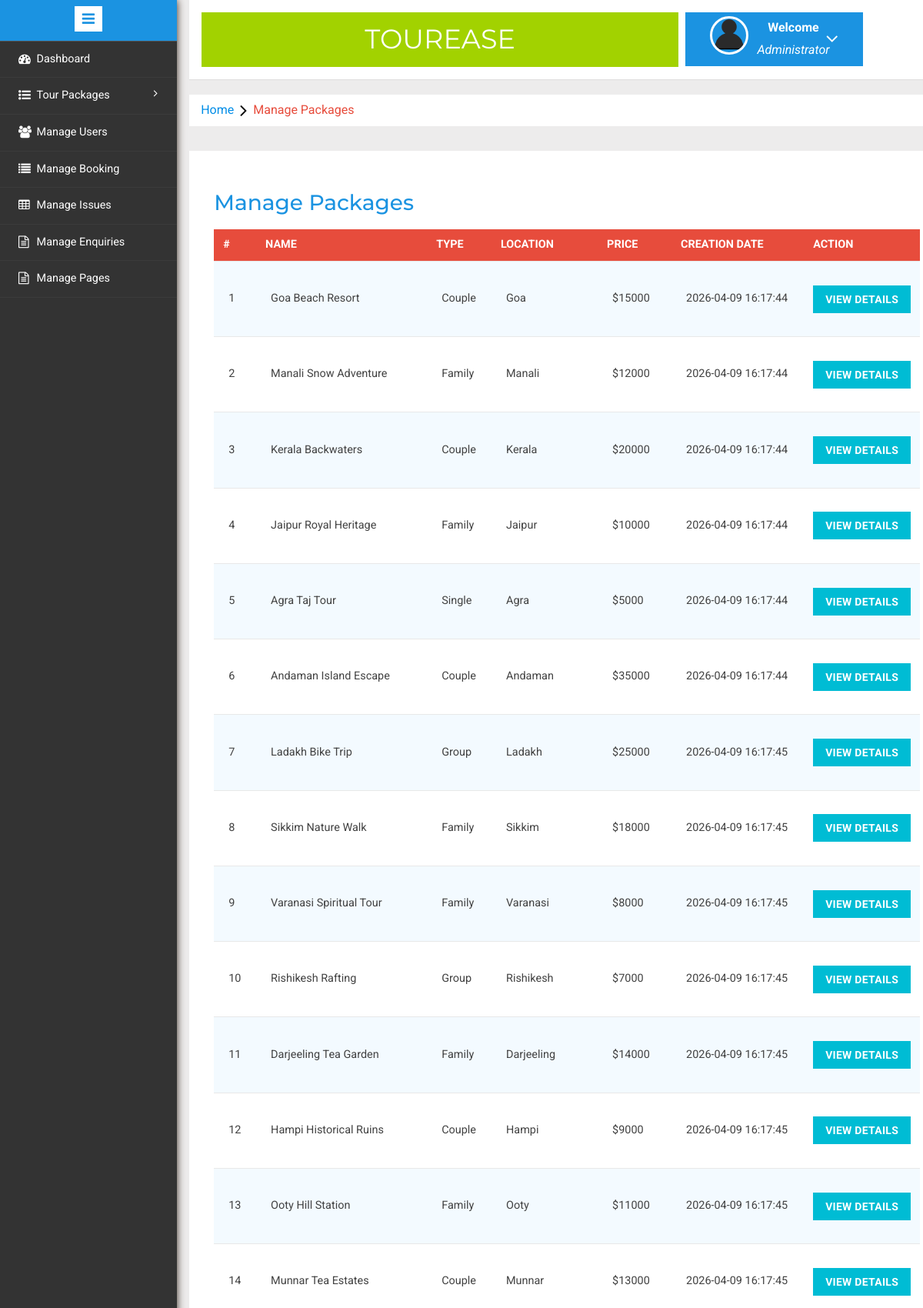
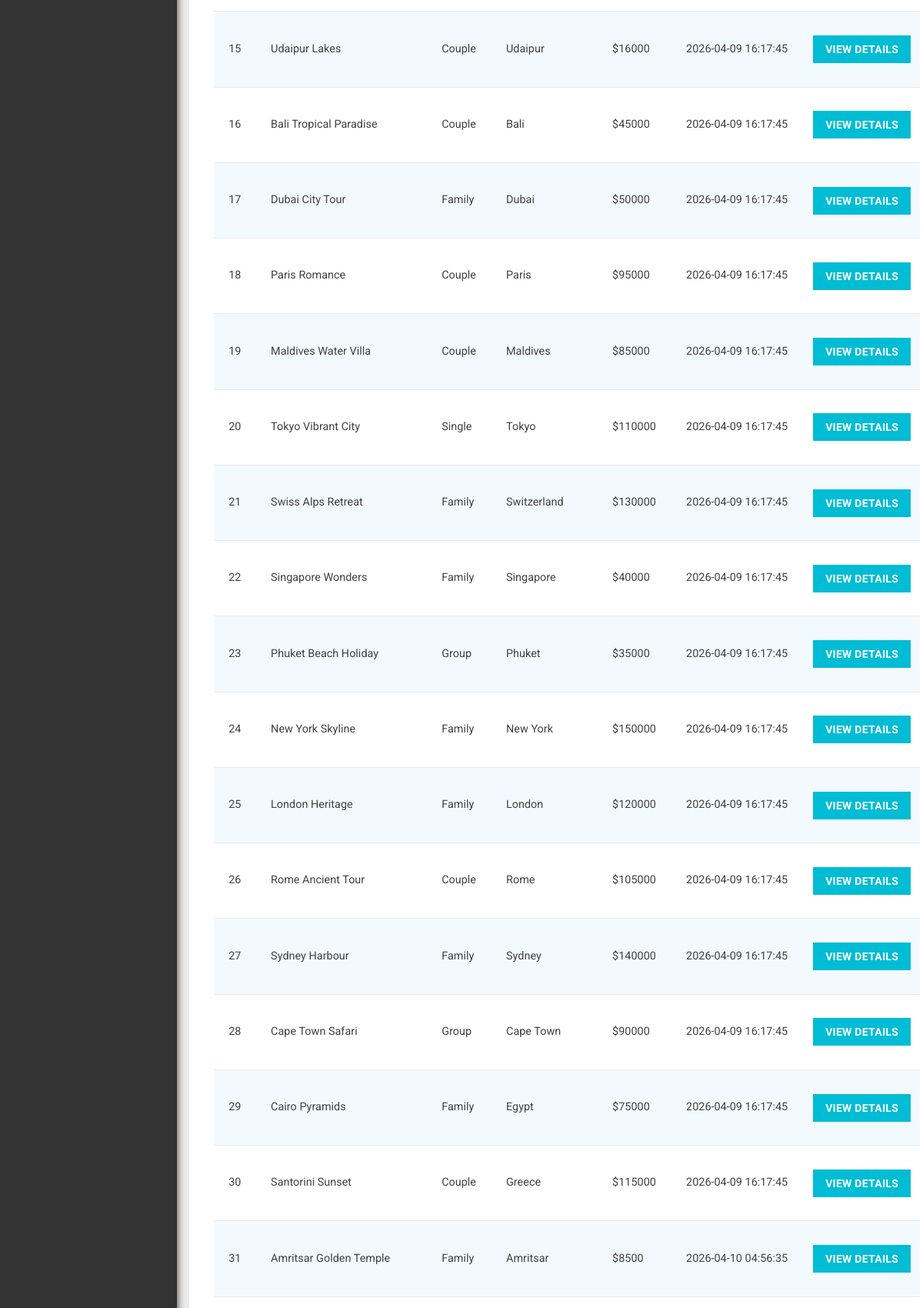
The page /manage-packages.php (signed in, upper part) on the database its author committed (2 pictures, top to bottom).
### tables this page shows
CREATE TABLE `tbltourpackages` (
  `PackageId` int(11) NOT NULL AUTO_INCREMENT,
  `PackageName` varchar(200) DEFAULT NULL,
  `PackageType` varchar(150) DEFAULT NULL,
  `PackageLocation` varchar(100) DEFAULT NULL,
  `PackagePrice` int(11) DEFAULT NULL,
  `PackageFetures` varchar(255) DEFAULT NULL,
  `PackageDetails` longtext DEFAULT NULL,
  `PackageInfo` longtext DEFAULT NULL,
  `PackageImage` varchar(100) DEFAULT NULL,
  `Creationdate` timestamp NULL DEFAULT current_timestamp(),
  `UpdationDate` timestamp NULL DEFAULT NULL ON UPDATE current_timestamp(),
  PRIMARY KEY (`PackageId`)
);

### manage-packages.php (the view, shortened to what this page needs)
<?php
include('includes/config.php');
if(strlen($_SESSION['alogin'])==0)
	{
header('location:index.php');
}
else{
	?>
<!DOCTYPE HTML>
<html>
<head>
<link href="css/bootstrap.min.css" rel='stylesheet' type='text/css' />
<link href="css/style.css" rel='stylesheet' type='text/css' />
<link rel="stylesheet" href="css/morris.css" type="text/css"/>
<link href="css/font-awesome.css" rel="stylesheet">
<link rel="stylesheet" type="text/css" href="css/table-style.css" />
<link rel="stylesheet" type="text/css" href="css/basictable.css" />
<link rel="stylesheet" href="css/icon-font.min.css" type='text/css' />
</head>
<body>
   <div class="page-container">
<div class="left-content">
	   <div class="mother-grid-inner">
				<?php include('includes/header.php');?>
				</div>
<ol class="breadcrumb">
                <li class="breadcrumb-item"><a href="dashboard.php">Home</a><i class="fa fa-angle-right"></i>Manage Packages</li>
            </ol>
<div class="agile-grids">
				<div class="agile-tables">
					<div class="w3l-table-info">
					  <h2>Manage Packages</h2>
					    <table id="table">
						<thead>
						  <tr>
						  <th>#</th>
							<th >Name</th>
							<th>Type</th>
							<th>Location</th>
							<th>Price</th>
							<th>Creation Date</th>
							<th>Action</th>
						  </tr>
						</thead>
						<tbody>
<?php $sql = "SELECT * from TblTourPackages";
$query = $dbh -> prepare($sql);
$query->execute();
$results=$query->fetchAll(PDO::FETCH_OBJ);
$cnt=1;
if($query->rowCount() > 0)
{
foreach($results as $result)
{				?>
						  <tr>
							<td><?php echo htmlentities($cnt);?></td>
							<td><?php echo htmlentities($result->PackageName);?></td>
							<td><?php echo htmlentities($result->PackageType);?></td>
							<td><?php echo htmlentities($result->PackageLocation);?></td>
							<td>$<?php echo htmlentities($result->PackagePrice);?></td>
							<td><?php echo htmlentities($result->Creationdate);?></td>
							<td><a href="update-package.php?pid=<?php echo htmlentities($result->PackageId);?>"><button type="button" class="btn btn-primary btn-block">View Details</button></a></td>
						  </tr>
						 <?php $cnt=$cnt+1;} }?>
						</tbody>
					  </table>
					</div>
			</div>
</div>
</div>
						<?php include('includes/sidebarmenu.php');?>
							</div>
</body>
</html>
<?php } ?>

### table-style.css (style rules this page uses)
table { background: white; border-collapse: collapse; margin: 1.25em 0 0; width: 100%; }
table tr, table th, table td { border: none; border-bottom: 1px solid #e8e8e8; font-size: .95em; }
table th, table td { padding: 10px 12px; text-align: left; }
table th { background: #e74c3c; color: #fff; text-transform: uppercase; }
table tr td { background: #f3faff; color: #424242; }
table tr:nth-of-type(2n+2) td { background: #ffffff; }
table { width: 100%; }

### rows shown on the page
tbltourpackages: PackageName "Goa Beach Resort", PackageType "Couple", PackageLocation "Goa", PackagePrice "15000", Creationdate "2026-04-09 16:17:44"
tbltourpackages: PackageName "Manali Snow Adventure", PackageType "Family", PackageLocation "Manali", PackagePrice "12000", Creationdate "2026-04-09 16:17:44"
tbltourpackages: PackageName "Kerala Backwaters", PackageType "Couple", PackageLocation "Kerala", PackagePrice "20000", Creationdate "2026-04-09 16:17:44"
tbltourpackages: PackageName "Jaipur Royal Heritage", PackageType "Family", PackageLocation "Jaipur", PackagePrice "10000", Creationdate "2026-04-09 16:17:44"
tbltourpackages: PackageName "Agra Taj Tour", PackageType "Single", PackageLocation "Agra", PackagePrice "5000", Creationdate "2026-04-09 16:17:44"
tbltourpackages: PackageName "Andaman Island Escape", PackageType "Couple", PackageLocation "Andaman", PackagePrice "35000", Creationdate "2026-04-09 16:17:44"
tbltourpackages: PackageName "Ladakh Bike Trip", PackageType "Group", PackageLocation "Ladakh", PackagePrice "25000", Creationdate "2026-04-09 16:17:45"
tbltourpackages: PackageName "Sikkim Nature Walk", PackageType "Family", PackageLocation "Sikkim", PackagePrice "18000", Creationdate "2026-04-09 16:17:45"
tbltourpackages: PackageName "Varanasi Spiritual Tour", PackageType "Family", PackageLocation "Varanasi", PackagePrice "8000", Creationdate "2026-04-09 16:17:45"
tbltourpackages: PackageName "Rishikesh Rafting", PackageType "Group", PackageLocation "Rishikesh", PackagePrice "7000", Creationdate "2026-04-09 16:17:45"
tbltourpackages: PackageName "Darjeeling Tea Garden", PackageType "Family", PackageLocation "Darjeeling", PackagePrice "14000", Creationdate "2026-04-09 16:17:45"
tbltourpackages: PackageName "Hampi Historical Ruins", PackageType "Couple", PackageLocation "Hampi", PackagePrice "9000", Creationdate "2026-04-09 16:17:45"
tbltourpackages: PackageName "Ooty Hill Station", PackageType "Family", PackageLocation "Ooty", PackagePrice "11000", Creationdate "2026-04-09 16:17:45"
tbltourpackages: PackageName "Munnar Tea Estates", PackageType "Couple", PackageLocation "Munnar", PackagePrice "13000", Creationdate "2026-04-09 16:17:45"
tbltourpackages: PackageName "Udaipur Lakes", PackageType "Couple", PackageLocation "Udaipur", PackagePrice "16000", Creationdate "2026-04-09 16:17:45"
tbltourpackages: PackageName "Bali Tropical Paradise", PackageType "Couple", PackageLocation "Bali", PackagePrice "45000", Creationdate "2026-04-09 16:17:45"
tbltourpackages: PackageName "Dubai City Tour", PackageType "Family", PackageLocation "Dubai", PackagePrice "50000", Creationdate "2026-04-09 16:17:45"
tbltourpackages: PackageName "Paris Romance", PackageType "Couple", PackageLocation "Paris", PackagePrice "95000", Creationdate "2026-04-09 16:17:45"
tbltourpackages: PackageName "Maldives Water Villa", PackageType "Couple", PackageLocation "Maldives", PackagePrice "85000", Creationdate "2026-04-09 16:17:45"
tbltourpackages: PackageName "Tokyo Vibrant City", PackageType "Single", PackageLocation "Tokyo", PackagePrice "110000", Creationdate "2026-04-09 16:17:45"
tbltourpackages: PackageName "Swiss Alps Retreat", PackageType "Family", PackageLocation "Switzerland", PackagePrice "130000", Creationdate "2026-04-09 16:17:45"
tbltourpackages: PackageName "Singapore Wonders", PackageType "Family", PackageLocation "Singapore", PackagePrice "40000", Creationdate "2026-04-09 16:17:45"
tbltourpackages: PackageName "Phuket Beach Holiday", PackageType "Group", PackageLocation "Phuket", PackagePrice "35000", Creationdate "2026-04-09 16:17:45"
tbltourpackages: PackageName "New York Skyline", PackageType "Family", PackageLocation "New York", PackagePrice "150000", Creationdate "2026-04-09 16:17:45"
tbltourpackages: PackageName "London Heritage", PackageType "Family", PackageLocation "London", PackagePrice "120000", Creationdate "2026-04-09 16:17:45"
tbltourpackages: PackageName "Rome Ancient Tour", PackageType "Couple", PackageLocation "Rome", PackagePrice "105000", Creationdate "2026-04-09 16:17:45"
tbltourpackages: PackageName "Sydney Harbour", PackageType "Family", PackageLocation "Sydney", PackagePrice "140000", Creationdate "2026-04-09 16:17:45"
tbltourpackages: PackageName "Cape Town Safari", PackageType "Group", PackageLocation "Cape Town", PackagePrice "90000", Creationdate "2026-04-09 16:17:45"
tbltourpackages: PackageName "Cairo Pyramids", PackageType "Family", PackageLocation "Egypt", PackagePrice "75000", Creationdate "2026-04-09 16:17:45"
tbltourpackages: PackageName "Santorini Sunset", PackageType "Couple", PackageLocation "Greece", PackagePrice "115000", Creationdate "2026-04-09 16:17:45"
tbltourpackages: PackageName "Amritsar Golden Temple", PackageType "Family", PackageLocation "Amritsar", PackagePrice "8500", Creationdate "2026-04-10 04:56:35"
